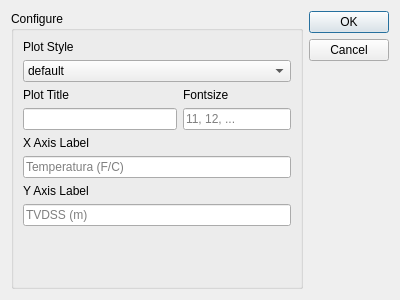
<?xml version="1.0" encoding="UTF-8"?>
<ui version="4.0">
 <class>configurationPlotDialog</class>
 <widget class="QDialog" name="configurationPlotDialog">
  <property name="geometry">
   <rect>
    <x>0</x>
    <y>0</y>
    <width>400</width>
    <height>300</height>
   </rect>
  </property>
  <property name="windowTitle">
   <string>Dialog</string>
  </property>
  <layout class="QHBoxLayout" name="horizontalLayout">
   <item>
    <layout class="QGridLayout" name="gridLayout">
     <item row="0" column="0">
      <widget class="QGroupBox" name="groupBox">
       <property name="title">
        <string>Configure</string>
       </property>
       <layout class="QGridLayout" name="gridLayout_2">
        <item row="8" column="0">
         <spacer name="verticalSpacer">
          <property name="orientation">
           <enum>Qt::Vertical</enum>
          </property>
          <property name="sizeHint" stdset="0">
           <size>
            <width>20</width>
            <height>40</height>
           </size>
          </property>
         </spacer>
        </item>
        <item row="3" column="0">
         <widget class="QLineEdit" name="plotTitleInputTemp"/>
        </item>
        <item row="2" column="0">
         <widget class="QLabel" name="label_2">
          <property name="text">
           <string>Plot Title</string>
          </property>
         </widget>
        </item>
        <item row="2" column="1">
         <widget class="QLabel" name="label_5">
          <property name="text">
           <string>Fontsize</string>
          </property>
         </widget>
        </item>
        <item row="1" column="0" colspan="2">
         <widget class="QComboBox" name="plotStyleBox">
          <item>
           <property name="text">
            <string>default</string>
           </property>
          </item>
          <item>
           <property name="text">
            <string>classic</string>
           </property>
          </item>
          <item>
           <property name="text">
            <string>bmh</string>
           </property>
          </item>
          <item>
           <property name="text">
            <string>ggplot</string>
           </property>
          </item>
          <item>
           <property name="text">
            <string>fivethirtyeight</string>
           </property>
          </item>
          <item>
           <property name="text">
            <string>seaborn-v0_8</string>
           </property>
          </item>
         </widget>
        </item>
        <item row="0" column="0" colspan="2">
         <widget class="QLabel" name="label">
          <property name="text">
           <string>Plot Style</string>
          </property>
         </widget>
        </item>
        <item row="5" column="0" colspan="2">
         <widget class="QLineEdit" name="axisXInputTemp">
          <property name="placeholderText">
           <string>Temperatura (F/C)</string>
          </property>
         </widget>
        </item>
        <item row="4" column="0" colspan="2">
         <widget class="QLabel" name="label_3">
          <property name="text">
           <string>X Axis Label</string>
          </property>
         </widget>
        </item>
        <item row="6" column="0" colspan="2">
         <widget class="QLabel" name="label_4">
          <property name="text">
           <string>Y Axis Label</string>
          </property>
         </widget>
        </item>
        <item row="7" column="0" colspan="2">
         <widget class="QLineEdit" name="axisYInputTemp">
          <property name="placeholderText">
           <string>TVDSS (m)</string>
          </property>
         </widget>
        </item>
        <item row="3" column="1">
         <widget class="QLineEdit" name="fontsizeInputTemp">
          <property name="sizePolicy">
           <sizepolicy hsizetype="Preferred" vsizetype="Fixed">
            <horstretch>0</horstretch>
            <verstretch>0</verstretch>
           </sizepolicy>
          </property>
          <property name="placeholderText">
           <string>11, 12, ...</string>
          </property>
         </widget>
        </item>
       </layout>
      </widget>
     </item>
    </layout>
   </item>
   <item>
    <widget class="QDialogButtonBox" name="tempDialogButtonBox">
     <property name="orientation">
      <enum>Qt::Vertical</enum>
     </property>
     <property name="standardButtons">
      <set>QDialogButtonBox::Cancel|QDialogButtonBox::Ok</set>
     </property>
    </widget>
   </item>
  </layout>
 </widget>
 <resources/>
 <connections>
  <connection>
   <sender>tempDialogButtonBox</sender>
   <signal>accepted()</signal>
   <receiver>configurationPlotDialog</receiver>
   <slot>accept()</slot>
   <hints>
    <hint type="sourcelabel">
     <x>248</x>
     <y>254</y>
    </hint>
    <hint type="destinationlabel">
     <x>157</x>
     <y>274</y>
    </hint>
   </hints>
  </connection>
  <connection>
   <sender>tempDialogButtonBox</sender>
   <signal>rejected()</signal>
   <receiver>configurationPlotDialog</receiver>
   <slot>reject()</slot>
   <hints>
    <hint type="sourcelabel">
     <x>316</x>
     <y>260</y>
    </hint>
    <hint type="destinationlabel">
     <x>286</x>
     <y>274</y>
    </hint>
   </hints>
  </connection>
 </connections>
</ui>
